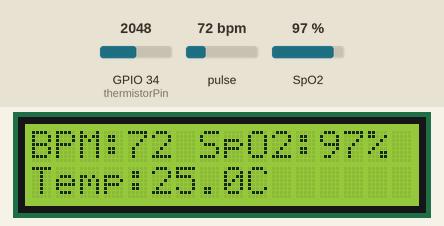
This sketch was run on a simulated ESP32. On the bench: 16×2 character LCD. The inputs (shaded band) are chosen by the test bench; at power-on: pulse 72 bpm, GPIO 34 (thermistorPin) = 2048, SpO2 97 % (analog values on the 0–4095 scale). WiFi joins after 1.5 s; servers stay silent unless stated; uploads are accepted with an empty reply; what the sketch prints to the serial monitor is not drawn.

Above: at 5.4 s.
5.5 s: pulse set to 42 bpm
At 12.1 s:
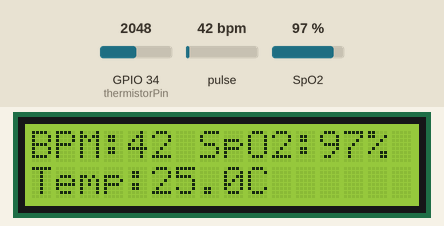
12.7 s: GPIO 34 (thermistorPin) set to 2866
At 18.5 s:
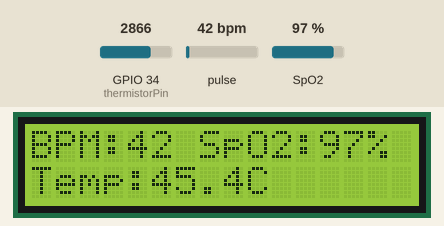
19.2 s: SpO2 set to 80 %
At 24.9 s:
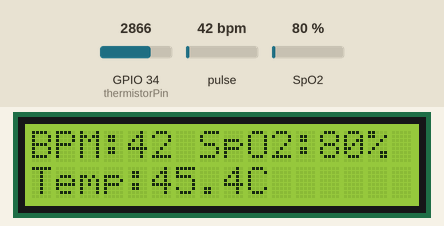
25.6 s: GPIO 34 (thermistorPin) set to 3603
At 31.2 s:
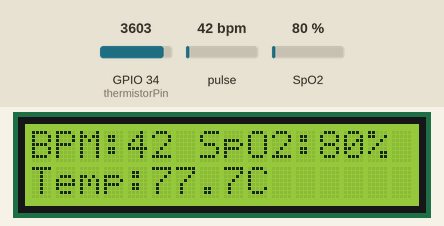
32.0 s: pulse set to 70 bpm
At 37.6 s:
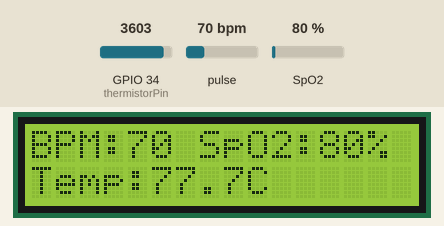
38.5 s: GPIO 34 (thermistorPin) set to 4095
At 44.0 s:
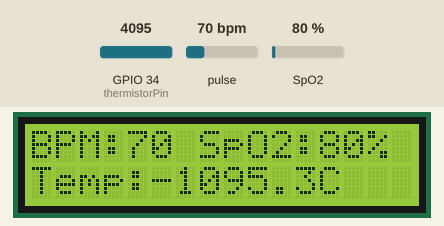
Timing chart, 0 to 45.5 s (numbered marks = the images above; inputs shaded):
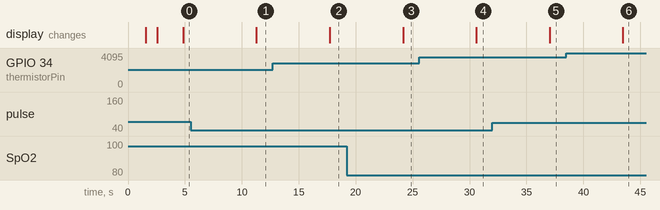

Measured:
- after the input at 5.5 s, the display: changes after 5.8 s (image 1)
- after the input at 12.7 s, the display: changes after 5.0 s (image 2)
- after the input at 19.2 s, the display: changes after 5.0 s (image 3)
- after the input at 25.6 s, the display: changes after 5.0 s (image 4)
- after the input at 32.0 s, the display: changes after 5.0 s (image 5)
- after the input at 38.5 s, the display: changes after 5.0 s (image 6)

The sketch:

esp32-max30102.ino
```cpp
#include <WiFi.h>
#include <HTTPClient.h>
#include <Wire.h>
#include "MAX30105.h"
#include "spo2_algorithm.h"
#include <LiquidCrystal.h> // Include the LCD library

// WiFi Credentials
const char* ssid = "YOUR_WIFI_SSID";
const char* password = "YOUR_WIFI_PASSWORD";
const char* serverUrl = "http://YOUR_XAMPP_HOST/medconnect/save_data.php"; // Use HTTPS outside a trusted local network
const char* deviceToken = "SET_DEVICE_INGEST_TOKEN";

// LCD Connections (as per your table)
const int rs = 21, en = 22, d4 = 16, d5 = 17, d6 = 18, d7 = 19;
LiquidCrystal lcd(rs, en, d4, d5, d6, d7); // Initialize the LCD object

// Sensor Objects
MAX30105 particleSensor;

// MAX30102 Variables
#define MAX_BRIGHTNESS 255
uint32_t irBuffer[100];
uint32_t redBuffer[100];
int32_t spo2;
int8_t validSPO2;
int32_t heartRate;
int8_t validHeartRate;

// KY-013 Thermistor Variables
const int thermistorPin = 34; // GPIO34 (Analog Input)
float temperatureC;

void setup() {
    Serial.begin(115200);
    Wire.begin(21, 22); // I2C for MAX30102

    // Initialize LCD (16 columns, 2 rows)
    lcd.begin(16, 2);
    lcd.print("Initializing...");

    // Connect to WiFi
    WiFi.begin(ssid, password);
    Serial.print("Connecting to WiFi...");
    lcd.setCursor(0, 1);
    lcd.print("WiFi...");

    while (WiFi.status() != WL_CONNECTED) {
        delay(500);
        Serial.print(".");
    }
    Serial.println("Connected!");
    lcd.clear();
    lcd.print("WiFi Connected!");
    delay(1000);

    // Initialize MAX30102
    lcd.clear();
    lcd.print("Init MAX30102...");
    if (!particleSensor.begin(Wire, I2C_SPEED_FAST)) {
        Serial.println("MAX30102 not found. Check wiring!");
        lcd.clear();
        lcd.print("MAX30102 Error!");
        while (1);
    }
    particleSensor.setup();
    particleSensor.setPulseAmplitudeRed(0x1F);
    particleSensor.setPulseAmplitudeIR(0x1F);

    // Configure thermistor pin
    analogReadResolution(12); // ESP32 default (0-4095)

    lcd.clear();
    lcd.print("System Ready");
    delay(1000);
}

void loop() {
    // Read MAX30102 (BPM/SpO2)
    for (byte i = 0; i < 100; i++) {
        while (!particleSensor.available()) {
            particleSensor.check();
        }
        redBuffer[i] = particleSensor.getRed();
        irBuffer[i] = particleSensor.getIR();
        particleSensor.nextSample();
    }
    maxim_heart_rate_and_oxygen_saturation(irBuffer, 100, redBuffer, &spo2, &validSPO2, &heartRate, &validHeartRate);

    // Read KY-013 Thermistor (Temperature)
    temperatureC = readThermistor(thermistorPin);

    // Print all sensor data to Serial
    Serial.print("BPM="); Serial.print(heartRate);
    Serial.print(", SpO2="); Serial.print(spo2);
    Serial.print("%, Temp="); Serial.print(temperatureC); Serial.println("°C");

    // Display on LCD
    lcd.clear();
    lcd.print("BPM:"); lcd.print(heartRate);
    lcd.print(" SpO2:"); lcd.print(spo2); lcd.print("%");

    lcd.setCursor(0, 1); // Move to second line
    lcd.print("Temp:"); lcd.print(temperatureC, 1); lcd.print("C");

    // Send data to server if valid
    if (WiFi.status() == WL_CONNECTED && validHeartRate && validSPO2) {
        sendToServer(heartRate, spo2, temperatureC);
    } else {
        Serial.println("Skipping upload: Invalid data or WiFi disconnected.");
    }

    delay(5000); // Wait 5 seconds
}

// Read temperature from KY-013 thermistor
float readThermistor(int pin) {
    int rawValue = analogRead(pin);
    float voltage = rawValue * (3.3 / 4095.0); // Convert to voltage (ESP32 ADC)
    float resistance = (3.3 - voltage) / (voltage / 10000.0); // 10KΩ resistor in KY-013
    float tempK = 1 / (1 / (273.15 + 25) + log(resistance / 10000.0) / 3950.0); // Steinhart-Hart equation
    return tempK - 273.15; // Convert Kelvin to Celsius
}

// Send data to XAMPP server
void sendToServer(int32_t bpm, int32_t spo2, float temp) {
    HTTPClient http;
    http.begin(serverUrl);
    http.setTimeout(5000);
    http.addHeader("Content-Type", "application/x-www-form-urlencoded");
    http.addHeader("X-MedConnect-Device-Token", deviceToken);
    String body = "heart_rate=" + String(bpm) + "&spo2=" + String(spo2) + "&temperature=" + String(temp, 1);

    int httpResponseCode = http.POST(body);
    if (httpResponseCode > 0) {
        Serial.print("Server Response: "); Serial.println(http.getString());
    } else {
        Serial.print("HTTP Error: "); Serial.println(http.errorToString(httpResponseCode));
    }
    http.end();
}
```
